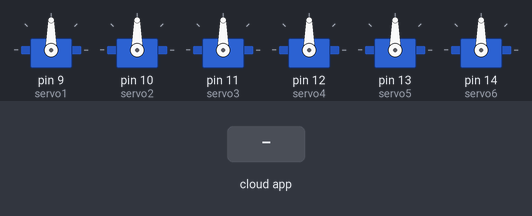
A sketch run on a simulated Arduino Uno, built with avr-gcc and run on an emulated ATmega328P. Parts: 6 × servo. The inputs (shaded band) are chosen by the test bench. The ROS host is connected and sends only what is stated.

Above: at 1.2 s.
1.3 s: the phone or cloud app sets servo1 to 0
At 1.9 s:
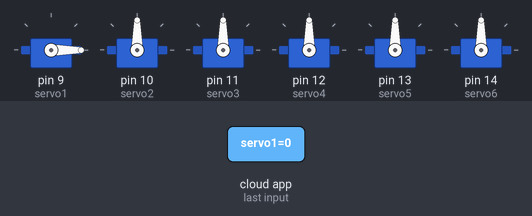
2.8 s: the phone or cloud app sets servo2 to 0
At 4.0 s:
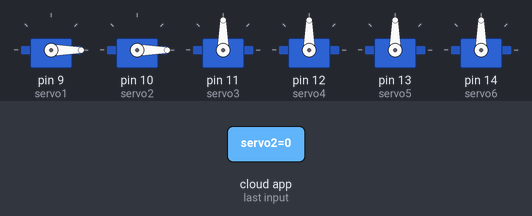
4.3 s: the phone or cloud app sets servo3 to 0
At 5.3 s:
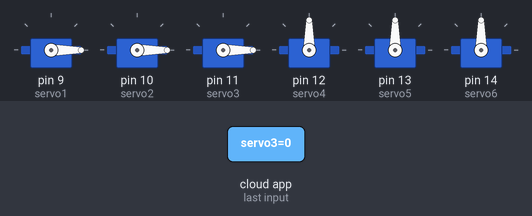
5.8 s: the phone or cloud app sets servo4 to 0
At 6.5 s:
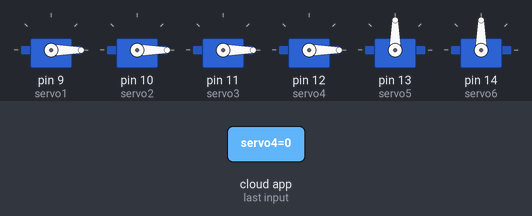
7.3 s: the phone or cloud app sets servo5 to 0
At 7.6 s:
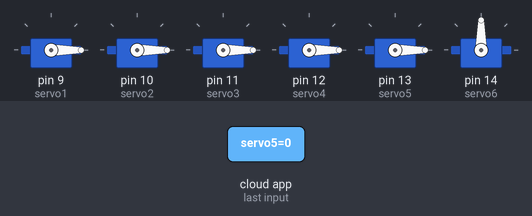
8.8 s: the phone or cloud app sets servo6 to 0
At 9.9 s:
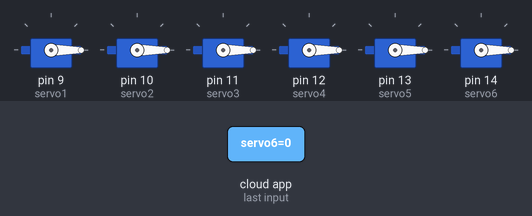
Timing chart, 0 to 11.3 s (numbered marks = the images above; inputs shaded):
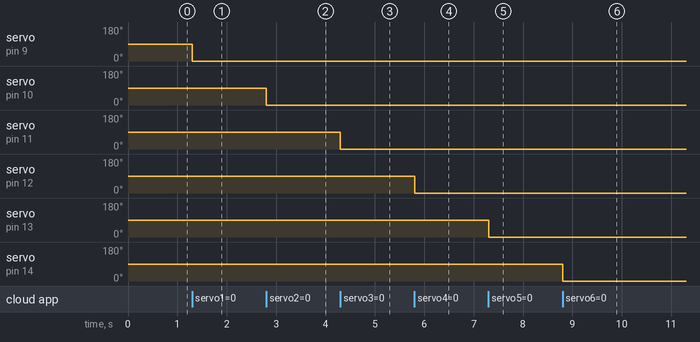

The sketch:

rosserial_control.ino
```cpp
#include <Servo.h>
#include <ros.h>
#include <std_msgs/Int32.h>

Servo servo1;
Servo servo2;
Servo servo3;
Servo servo4;
Servo servo5;
Servo servo6;

ros::NodeHandle nh;

void servo1_cb(const std_msgs::Int32& msg) {
  servo1.write(msg.data);
}

void servo2_cb(const std_msgs::Int32& msg) {
  servo2.write(msg.data);
}

void servo3_cb(const std_msgs::Int32& msg) {
  servo3.write(msg.data);
}

void servo4_cb(const std_msgs::Int32& msg) {
  servo4.write(msg.data);
}

void servo5_cb(const std_msgs::Int32& msg) {
  servo5.write(msg.data);
}

void servo6_cb(const std_msgs::Int32& msg) {
  servo6.write(msg.data);
}

ros::Subscriber<std_msgs::Int32> servo1_sub("servo1", &servo1_cb);
ros::Subscriber<std_msgs::Int32> servo2_sub("servo2", &servo2_cb);
ros::Subscriber<std_msgs::Int32> servo3_sub("servo3", &servo3_cb);
ros::Subscriber<std_msgs::Int32> servo4_sub("servo4", &servo4_cb);
ros::Subscriber<std_msgs::Int32> servo5_sub("servo5", &servo5_cb);
ros::Subscriber<std_msgs::Int32> servo6_sub("servo6", &servo6_cb);

void setup() {
  nh.initNode();
  nh.subscribe(servo1_sub);
  nh.subscribe(servo2_sub);
  nh.subscribe(servo3_sub);
  nh.subscribe(servo4_sub);
  nh.subscribe(servo5_sub);
  nh.subscribe(servo6_sub);

  servo1.attach(9);
  servo2.attach(10);
  servo3.attach(11);
  servo4.attach(12);
  servo5.attach(13);
  servo6.attach(14);
}

void loop() {
  nh.spinOnce();
  delay(1);
}
```

Measured:
- after the input at 1.3 s, servo on pin 9 (servo1): 90° → 0° at once
- after the input at 2.8 s, servo on pin 10 (servo2): 90° → 0° at once
- after the input at 4.3 s, servo on pin 11 (servo3): 90° → 0° at once
- after the input at 5.8 s, servo on pin 12 (servo4): 90° → 0° at once
- after the input at 7.3 s, servo on pin 13 (servo5): 90° → 0° at once
- after the input at 8.8 s, servo on pin 14 (servo6): 90° → 0° at once
